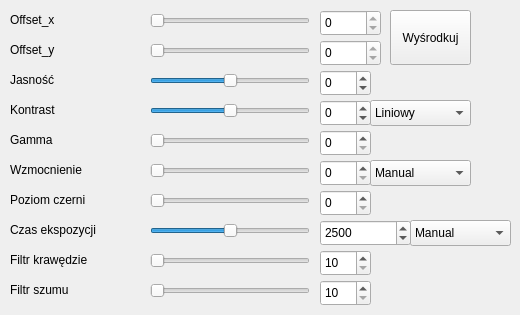
   <widget class="QWidget" name="CamFuncTab">
    <attribute name="title">
     <string>Filtry Kamery</string>
    </attribute>
    <widget class="QLabel" name="label_11">
     <property name="geometry">
      <rect>
       <x>10</x>
       <y>160</y>
       <width>121</width>
       <height>20</height>
      </rect>
     </property>
     <property name="text">
      <string>Wzmocnienie</string>
     </property>
    </widget>
    <widget class="QSlider" name="CamBrightnessSlider">
     <property name="geometry">
      <rect>
       <x>150</x>
       <y>70</y>
       <width>160</width>
       <height>22</height>
      </rect>
     </property>
     <property name="minimum">
      <number>-10</number>
     </property>
     <property name="maximum">
      <number>10</number>
     </property>
     <property name="pageStep">
      <number>1</number>
     </property>
     <property name="value">
      <number>0</number>
     </property>
     <property name="orientation">
      <enum>Qt::Horizontal</enum>
     </property>
    </widget>
    <widget class="QSpinBox" name="CamBlackLevelBox">
     <property name="geometry">
      <rect>
       <x>320</x>
       <y>190</y>
       <width>51</width>
       <height>26</height>
      </rect>
     </property>
     <property name="minimum">
      <number>0</number>
     </property>
     <property name="maximum">
      <number>1023</number>
     </property>
    </widget>
    <widget class="QSlider" name="CamGainSlider">
     <property name="geometry">
      <rect>
       <x>150</x>
       <y>160</y>
       <width>160</width>
       <height>22</height>
      </rect>
     </property>
     <property name="maximum">
      <number>48</number>
     </property>
     <property name="value">
      <number>0</number>
     </property>
     <property name="orientation">
      <enum>Qt::Horizontal</enum>
     </property>
    </widget>
    <widget class="QLabel" name="label_5">
     <property name="geometry">
      <rect>
       <x>10</x>
       <y>70</y>
       <width>121</width>
       <height>20</height>
      </rect>
     </property>
     <property name="text">
      <string>Jasność</string>
     </property>
    </widget>
    <widget class="QLabel" name="label_6">
     <property name="geometry">
      <rect>
       <x>10</x>
       <y>100</y>
       <width>121</width>
       <height>20</height>
      </rect>
     </property>
     <property name="text">
      <string>Kontrast</string>
     </property>
    </widget>
    <widget class="QLabel" name="label_12">
     <property name="geometry">
      <rect>
       <x>10</x>
       <y>190</y>
       <width>121</width>
       <height>20</height>
      </rect>
     </property>
     <property name="text">
      <string>Poziom czerni</string>
     </property>
    </widget>
    <widget class="QSpinBox" name="CamGainBox">
     <property name="geometry">
      <rect>
       <x>320</x>
       <y>160</y>
       <width>51</width>
       <height>26</height>
      </rect>
     </property>
     <property name="minimum">
      <number>0</number>
     </property>
     <property name="maximum">
      <number>48</number>
     </property>
    </widget>
    <widget class="QSlider" name="CamContrastSlider">
     <property name="geometry">
      <rect>
       <x>150</x>
       <y>100</y>
       <width>160</width>
       <height>22</height>
      </rect>
     </property>
     <property name="minimum">
      <number>-10</number>
     </property>
     <property name="maximum">
      <number>10</number>
     </property>
     <property name="pageStep">
      <number>1</number>
     </property>
     <property name="value">
      <number>0</number>
     </property>
     <property name="orientation">
      <enum>Qt::Horizontal</enum>
     </property>
    </widget>
    <widget class="QSlider" name="CamBlackLevelSlider">
     <property name="enabled">
      <bool>true</bool>
     </property>
     <property name="geometry">
      <rect>
       <x>150</x>
       <y>190</y>
       <width>160</width>
       <height>22</height>
      </rect>
     </property>
     <property name="minimum">
      <number>0</number>
     </property>
     <property name="maximum">
      <number>1023</number>
     </property>
     <property name="singleStep">
      <number>1</number>
     </property>
     <property name="value">
      <number>0</number>
     </property>
     <property name="orientation">
      <enum>Qt::Horizontal</enum>
     </property>
    </widget>
    <widget class="QSpinBox" name="CamContrastBox">
     <property name="geometry">
      <rect>
       <x>320</x>
       <y>100</y>
       <width>51</width>
       <height>26</height>
      </rect>
     </property>
     <property name="minimum">
      <number>-10</number>
     </property>
     <property name="maximum">
      <number>10</number>
     </property>
    </widget>
    <widget class="QSpinBox" name="CamBrightnessBox">
     <property name="geometry">
      <rect>
       <x>320</x>
       <y>70</y>
       <width>51</width>
       <height>26</height>
      </rect>
     </property>
     <property name="minimum">
      <number>-10</number>
     </property>
     <property name="maximum">
      <number>10</number>
     </property>
    </widget>
    <widget class="QLabel" name="label_52">
     <property name="geometry">
      <rect>
       <x>10</x>
       <y>280</y>
       <width>101</width>
       <height>20</height>
      </rect>
     </property>
     <property name="text">
      <string>Filtr szumu</string>
     </property>
    </widget>
    <widget class="QLabel" name="label_51">
     <property name="geometry">
      <rect>
       <x>10</x>
       <y>250</y>
       <width>101</width>
       <height>20</height>
      </rect>
     </property>
     <property name="text">
      <string>Filtr krawędzie</string>
     </property>
    </widget>
    <widget class="QSpinBox" name="CamGammaBox">
     <property name="geometry">
      <rect>
       <x>320</x>
       <y>130</y>
       <width>51</width>
       <height>26</height>
      </rect>
     </property>
     <property name="minimum">
      <number>0</number>
     </property>
     <property name="maximum">
      <number>39</number>
     </property>
    </widget>
    <widget class="QLabel" name="label_103">
     <property name="geometry">
      <rect>
       <x>10</x>
       <y>130</y>
       <width>121</width>
       <height>20</height>
      </rect>
     </property>
     <property name="text">
      <string>Gamma</string>
     </property>
    </widget>
    <widget class="QSlider" name="CamGammaSlider">
     <property name="enabled">
      <bool>true</bool>
     </property>
     <property name="geometry">
      <rect>
       <x>150</x>
       <y>130</y>
       <width>160</width>
       <height>22</height>
      </rect>
     </property>
     <property name="minimum">
      <number>0</number>
     </property>
     <property name="maximum">
      <number>39</number>
     </property>
     <property name="singleStep">
      <number>1</number>
     </property>
     <property name="value">
      <number>0</number>
     </property>
     <property name="orientation">
      <enum>Qt::Horizontal</enum>
     </property>
    </widget>
    <widget class="QComboBox" name="CamGainFuncComboBox">
     <property name="geometry">
      <rect>
       <x>370</x>
       <y>160</y>
       <width>101</width>
       <height>26</height>
      </rect>
     </property>
     <property name="currentIndex">
      <number>0</number>
     </property>
     <item>
      <property name="text">
       <string>Manual</string>
      </property>
     </item>
     <item>
      <property name="text">
       <string>Pobierz raz</string>
      </property>
     </item>
     <item>
      <property name="text">
       <string>Auto</string>
      </property>
     </item>
    </widget>
    <widget class="QComboBox" name="CamContrastTypeComboBox">
     <property name="geometry">
      <rect>
       <x>370</x>
       <y>100</y>
       <width>101</width>
       <height>26</height>
      </rect>
     </property>
     <property name="currentIndex">
      <number>0</number>
     </property>
     <item>
      <property name="text">
       <string>Liniowy</string>
      </property>
     </item>
     <item>
      <property name="text">
       <string>Typu S</string>
      </property>
     </item>
    </widget>
    <widget class="QSlider" name="CamExpSlider">
     <property name="geometry">
      <rect>
       <x>150</x>
       <y>220</y>
       <width>160</width>
       <height>22</height>
      </rect>
     </property>
     <property name="maximum">
      <number>5000</number>
     </property>
     <property name="singleStep">
      <number>100</number>
     </property>
     <property name="pageStep">
      <number>1000</number>
     </property>
     <property name="value">
      <number>2500</number>
     </property>
     <property name="orientation">
      <enum>Qt::Horizontal</enum>
     </property>
    </widget>
    <widget class="QLabel" name="label_56">
     <property name="geometry">
      <rect>
       <x>10</x>
       <y>220</y>
       <width>121</width>
       <height>20</height>
      </rect>
     </property>
     <property name="text">
      <string>Czas ekspozycji</string>
     </property>
    </widget>
    <widget class="QSpinBox" name="CamExpBox">
     <property name="geometry">
      <rect>
       <x>320</x>
       <y>220</y>
       <width>91</width>
       <height>26</height>
      </rect>
     </property>
     <property name="minimum">
      <number>100</number>
     </property>
     <property name="maximum">
      <number>5000</number>
     </property>
     <property name="singleStep">
      <number>1000</number>
     </property>
     <property name="value">
      <number>2500</number>
     </property>
    </widget>
    <widget class="QComboBox" name="CamExpFuncComboBox">
     <property name="geometry">
      <rect>
       <x>410</x>
       <y>220</y>
       <width>101</width>
       <height>26</height>
      </rect>
     </property>
     <property name="currentIndex">
      <number>0</number>
     </property>
     <item>
      <property name="text">
       <string>Manual</string>
      </property>
     </item>
     <item>
      <property name="text">
       <string>Pobierz raz</string>
      </property>
     </item>
     <item>
      <property name="text">
       <string>Auto</string>
      </property>
     </item>
    </widget>
    <widget class="QSlider" name="FiltrSharpnessSlider">
     <property name="geometry">
      <rect>
       <x>150</x>
       <y>250</y>
       <width>160</width>
       <height>22</height>
      </rect>
     </property>
     <property name="minimum">
      <number>10</number>
     </property>
     <property name="maximum">
      <number>39</number>
     </property>
     <property name="singleStep">
      <number>1</number>
     </property>
     <property name="pageStep">
      <number>10</number>
     </property>
     <property name="value">
      <number>10</number>
     </property>
     <property name="orientation">
      <enum>Qt::Horizontal</enum>
     </property>
    </widget>
    <widget class="QSlider" name="FiltrNoiseSlider">
     <property name="geometry">
      <rect>
       <x>150</x>
       <y>280</y>
       <width>160</width>
       <height>22</height>
      </rect>
     </property>
     <property name="minimum">
      <number>10</number>
     </property>
     <property name="maximum">
      <number>20</number>
     </property>
     <property name="singleStep">
      <number>1</number>
     </property>
     <property name="pageStep">
      <number>1</number>
     </property>
     <property name="value">
      <number>10</number>
     </property>
     <property name="orientation">
      <enum>Qt::Horizontal</enum>
     </property>
    </widget>
    <widget class="QSpinBox" name="FiltrSharpnessBox">
     <property name="geometry">
      <rect>
       <x>320</x>
       <y>250</y>
       <width>51</width>
       <height>26</height>
      </rect>
     </property>
     <property name="minimum">
      <number>10</number>
     </property>
     <property name="maximum">
      <number>39</number>
     </property>
    </widget>
    <widget class="QSpinBox" name="FiltrNoiseBox">
     <property name="geometry">
      <rect>
       <x>320</x>
       <y>280</y>
       <width>51</width>
       <height>26</height>
      </rect>
     </property>
     <property name="minimum">
      <number>10</number>
     </property>
     <property name="maximum">
      <number>20</number>
     </property>
    </widget>
    <widget class="QSpinBox" name="CamOffsetYBox">
     <property name="enabled">
      <bool>true</bool>
     </property>
     <property name="geometry">
      <rect>
       <x>320</x>
       <y>40</y>
       <width>61</width>
       <height>26</height>
      </rect>
     </property>
     <property name="minimum">
      <number>0</number>
     </property>
     <property name="maximum">
      <number>0</number>
     </property>
    </widget>
    <widget class="QLabel" name="label_8">
     <property name="geometry">
      <rect>
       <x>10</x>
       <y>40</y>
       <width>61</width>
       <height>20</height>
      </rect>
     </property>
     <property name="text">
      <string>Offset_y</string>
     </property>
    </widget>
    <widget class="QSlider" name="CamOffsetXSlider">
     <property name="enabled">
      <bool>true</bool>
     </property>
     <property name="geometry">
      <rect>
       <x>150</x>
       <y>10</y>
       <width>160</width>
       <height>22</height>
      </rect>
     </property>
     <property name="minimum">
      <number>0</number>
     </property>
     <property name="maximum">
      <number>0</number>
     </property>
     <property name="pageStep">
      <number>10</number>
     </property>
     <property name="value">
      <number>0</number>
     </property>
     <property name="orientation">
      <enum>Qt::Horizontal</enum>
     </property>
    </widget>
    <widget class="QPushButton" name="CenterXYButton">
     <property name="enabled">
      <bool>true</bool>
     </property>
     <property name="geometry">
      <rect>
       <x>390</x>
       <y>10</y>
       <width>81</width>
       <height>55</height>
      </rect>
     </property>
     <property name="text">
      <string>Wyśrodkuj</string>
     </property>
    </widget>
    <widget class="QLabel" name="label_7">
     <property name="geometry">
      <rect>
       <x>10</x>
       <y>10</y>
       <width>61</width>
       <height>20</height>
      </rect>
     </property>
     <property name="text">
      <string>Offset_x</string>
     </property>
    </widget>
    <widget class="QSlider" name="CamOffsetYSlider">
     <property name="enabled">
      <bool>true</bool>
     </property>
     <property name="geometry">
      <rect>
       <x>150</x>
       <y>40</y>
       <width>160</width>
       <height>22</height>
      </rect>
     </property>
     <property name="minimum">
      <number>0</number>
     </property>
     <property name="maximum">
      <number>0</number>
     </property>
     <property name="pageStep">
      <number>10</number>
     </property>
     <property name="value">
      <number>0</number>
     </property>
     <property name="orientation">
      <enum>Qt::Horizontal</enum>
     </property>
    </widget>
    <widget class="QSpinBox" name="CamOffsetXBox">
     <property name="enabled">
      <bool>true</bool>
     </property>
     <property name="geometry">
      <rect>
       <x>320</x>
       <y>10</y>
       <width>61</width>
       <height>26</height>
      </rect>
     </property>
     <property name="minimum">
      <number>0</number>
     </property>
     <property name="maximum">
      <number>0</number>
     </property>
    </widget>
   </widget>
